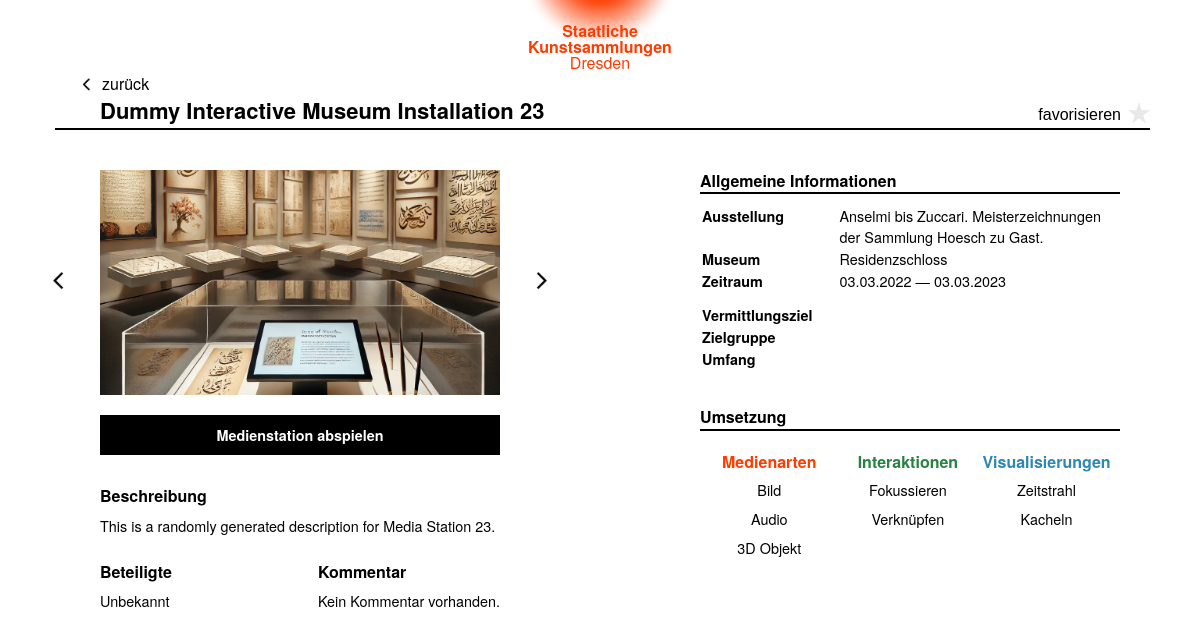
The app's page /mediastations/24 with its own data.
### models.py (models this page shows)
class MediaStation(db.Model, SerializerMixin):
    __tablename__ = 'mediastation'
    id = db.Column(db.Integer, primary_key=True)
    title = db.Column(db.Text, nullable=False)
    description = db.Column(db.Text)
    image_urls = db.Column(JSON, default=list)
    path_to_exec = db.Column(db.Text)
    exhibition_id = db.Column(db.Integer, db.ForeignKey('exhibition.id'), nullable=False)
    media_types = db.relationship('MediaType', secondary=media_type_association, backref=db.backref('mediastation', lazy=True))
    interactions = db.relationship('Interaction', secondary=interaction_association, backref=db.backref('mediastation', lazy=True))
    visualizations = db.relationship('Visualization', secondary=visualization_association, backref=db.backref('mediastation', lazy=True))

class Exhibition(db.Model, SerializerMixin):
    __tablename__ = 'exhibition'
    id = db.Column(db.Integer, primary_key=True)
    title = db.Column(db.Text, nullable=False)
    start_date = db.Column(db.Text)
    end_date = db.Column(db.Text)
    location = db.Column(db.Text)
    trailer = db.Column(db.Text)
    mediastations = db.relationship('MediaStation', backref='exhibition', lazy=True)

class MediaType(db.Model, SerializerMixin):
    id = db.Column(db.Integer, primary_key=True)
    name = db.Column(db.Text, nullable=False)

class Interaction(db.Model, SerializerMixin):
    id = db.Column(db.Integer, primary_key=True)
    name = db.Column(db.Text, nullable=False)

class Visualization(db.Model, SerializerMixin):
    id = db.Column(db.Integer, primary_key=True)
    name = db.Column(db.Text, nullable=False)

### routes.py (the view)
    @app.route("/mediastations/<id>")
    def get_mediastation(id):
        idx = request.args.get("idx", default=0, type=int)
        mediastation = MediaStation.query.get(id)
        exhibition = Exhibition.query.get(mediastation.exhibition_id)
        media_types = db.session.query(MediaType).join(MediaStation.media_types).filter(MediaStation.id == id).all()
        interactions = db.session.query(Interaction).join(MediaStation.interactions).filter(MediaStation.id == id).all()
        visualizations = db.session.query(Visualization).join(MediaStation.visualizations).filter(MediaStation.id == id).all()
        return render_template("mediastation.html", mediastation=mediastation, id=id, exhibition=exhibition, mediatypes=media_types, interactions=interactions, visualizations=visualizations, idx=idx)

### templates/mediastation.html (shortened to what this page needs)
{% extends 'base.html' %} {% block title %} Interaktive Museumsinstallation {% endblock %} {% block content %}
<div class="ms-container">
  <div class="ms-header">
    <div class="first-row btn-before"><a href="{{ url_for('index') }}" id="go-back" class="nav-btn btn-back">zurück</a></div>
    <div class="second-row">
      <h1>{{ mediastation.title }}</h1>
      <button class="pointer" id="favorize">
        favorisieren<svg id="icon-fav" class="icon pointer"><use href="{{ url_for('static', filename='svg/icons.svg') }}#icon-fav"></use></svg>
      </button>
    </div>
  </div>
  <div id="js-book-page" class="ms-book fade-in">
    <div class="ms-book-page-one">
      <div class="slider-control">
        <div class="slider-container ms-image">
          <div id="js-slider" class="slider-wrapper notransition">
            {% for image in mediastation.image_urls %}
            <div class="slide">
              <a href="{{ url_for('get_mediastation_images', id=mediastation.id, idx=loop.index-1) }}"><img class="" src="{{ url_for('get_image', img=image) }}" alt="{{mediastation.title}}" /></a>
            </div>
            {% endfor %}
          </div>
        </div>
        <button class="slider-button prev">
          <svg id="icon-arrow-left" class="icon pointer"><use href="{{ url_for('static', filename='svg/icons.svg') }}#icon-arrow-left"></use></svg>
        </button>
        <button class="slider-button next">
          <svg id="icon-arrow-right" class="icon pointer"><use href="{{ url_for('static', filename='svg/icons.svg') }}#icon-arrow-left"></use></svg>
        </button>
      </div>
      <div class="ms-play"><a href="{{ url_for('get_media', id=mediastation.id) }}" class="ms-play-btn bold">Medienstation abspielen</a></div>
      <div class="ms-description pb-25">
        <h2>Beschreibung</h2>
        <p>{% if mediastation.description %} {{ mediastation.description }} {% endif %}</p>
      </div>
      <div class="ms-wrapper">
        <div class="ms-involved">
          <h2>Beteiligte</h2>
          <ul>
            {% if mediastation.involved %}
            <li></li>
            {% else %}
            <li>Unbekannt</li>
            {% endif%}
          </ul>
        </div>
        <div class="ms-comment">
          <h2>Kommentar</h2>
          {% if mediastation.comments %}
          <p></p>
          {% else %}
          <p>Kein Kommentar vorhanden.</p>
          {% endif%}
        </div>
      </div>
    </div>
    <div class="ms-book-page-two">
      <div class="ms-general pb-25">
        <h2>Allgemeine Informationen</h2>
        <table class="ms-inf">
          <tr>
            <th>Ausstellung</th>
            <td>{{ exhibition.title }}</td>
          </tr>
          <tr>
            <th>Museum</th>
            <td>{{ exhibition.location }}</td>
          </tr>
          <tr>
            <th>Zeitraum</th>
            <td>{{ exhibition.start_date[8:10] }}.{{ exhibition.start_date[5:7] }}.{{ exhibition.start_date[:4] }} &horbar; {{ exhibition.end_date[8:10] }}.{{ exhibition.end_date[5:7] }}.{{ exhibition.end_date[:4] }}</td>
          </tr>
          <tr>
            <td colspan="2" style="height: 10px"></td>
          </tr>
          <tr>
            <th>Vermittlungsziel</th>
            <td>{{ mediastation.goal }}</td>
          </tr>
          <tr>
            <th>Zielgruppe</th>
            <td>{{ mediastation.target }}</td>
          </tr>
          <tr>
            <th>Umfang</th>
            <td>{{ mediastation.scope }}</td>
          </tr>
        </table>
      </div>
      <div class="ms-media pb-25">
        <h2>Umsetzung</h2>
        <div id="js-filter-link" class="ms-wrapper-no-overflow">
          <div class="ms-media-col">
            <h3 class="c-r">Medienarten</h3>
            <ul>
              {% for mt in mediatypes %}
              <li class="realization" data-tooltip="danach Filtern:" data-type="media_type"><a href="{{ url_for('index') }}">{{ mt.name }}</a></li>
              {% endfor %}
            </ul>
          </div>
          <div class="ms-media-col">
            <h3 class="c-g">Interaktionen</h3>
            <ul>
              {% for it in interactions %}
              <div class="realization-tooltip">
                <li class="realization" data-tooltip="danach Filtern:" data-type="interaction_type"><a href="{{ url_for('index') }}">{{ it.name }}</a></li>
              </div>
              {% endfor %}
            </ul>
          </div>
          <div class="ms-media-col">
            <h3 class="c-b">Visualisierungen</h3>
            <ul>
              {% for viz in visualizations %}
              <li class="realization" data-tooltip="danach Filtern:" data-type="visualization_type"><a href="{{ url_for('index') }}">{{ viz.name }}</a></li>
              {% endfor %}
            </ul>
          </div>
        </div>
      </div>
    </div>
  </div>
</div>
{% endblock %}

### records on screen
MediaStation: title "Dummy Interactive Museum Installation 23", description "This is a randomly generated description for Media Station 23."
Exhibition: title "Anselmi bis Zuccari. Meisterzeichnungen der Sammlung Hoesch zu Gast.", location "Residenzschloss", start_date "03", start_date "2022", end_date "03", end_date "2023"
MediaType: name "Bild"
MediaType: name "Audio"
MediaType: name "3D Objekt"
Interaction: name "Fokussieren"
Interaction: name "Verknüpfen"
Visualization: name "Zeitstrahl"
Visualization: name "Kacheln"
